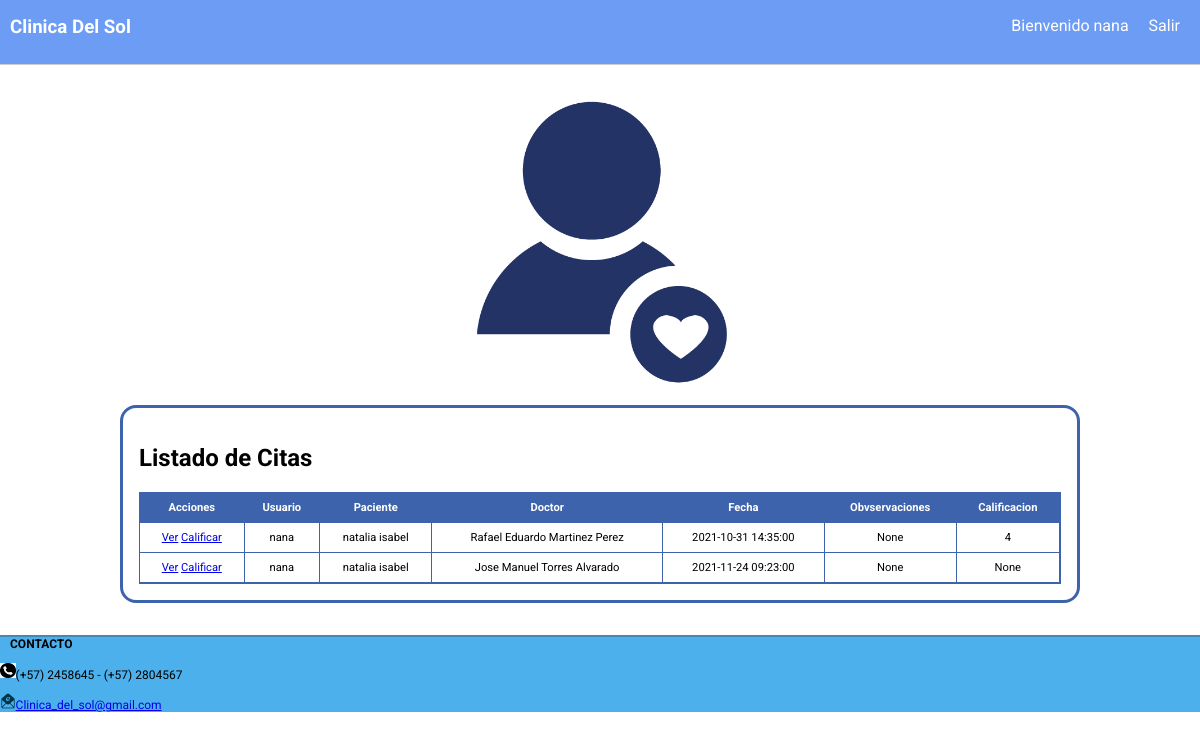
The app's page /sesion/usuario/ver_citas/ (signed in) with its own data.
### tables this page shows
CREATE TABLE citas (id INTEGER PRIMARY KEY AUTOINCREMENT NOT NULL, usuario CHAR (150) NOT NULL, paciente CHAR (100) NOT NULL, doctor CHAR (150) NOT NULL, fecha CHAR (500) NOT NULL UNIQUE, observaciones CHAR (150), calificacion CHAR (10));

### app.py (the view)
@app.route('/sesion/usuario/ver_citas/', methods=["GET"])
@login_required
def get_listado_mensajes():
    formulario = FormCitas(request.form)
    nombre_usuario = session.get('nombre_usuario')
    formulario.usuario.data = nombre_usuario
    objeto_cita = citas( formulario.usuario.data, None,None, None,None, None)
    if objeto_cita.listado():
        return render_template('lista_citas.html', lista=objeto_cita.listado(),aver=session.get('nombre_usuario'), form=FormCitas() )
    else:
         return render_template('paciente.html', mensaje="Aun no tiene citas programadas", aver=session.get('nombre_usuario'))

### app.py (called while the page is built)
def login_required(view):
    @functools.wraps(view)
    def wrapped_view(**kwargs):
        if g.user is None:
            return redirect( url_for('sesion') )
        return view(**kwargs)
    return wrapped_view

@app.before_request
def cargar_usuario_autenticado():
    nombre_usuario = session.get('nombre_usuario')
    if nombre_usuario is None:
        g.user = None
    else:
        g.user = paciente.cargar(nombre_usuario)

@app.before_request
def cargar_medico_autenticado():
    nombre_usuario = session.get('nombre_usuario')
    if nombre_usuario is None:
        g.medic = None
    else:
        g.medic = paciente.cargar2(nombre_usuario)

@app.before_request
def cargar_admin_autenticado():
    nombre_usuario = session.get('nombre_usuario')
    if nombre_usuario is None:
        g.admin = None
    else:
        g.admin = paciente.cargaradmin(nombre_usuario)

### db.py (called while the page is built)
def conectar():
    try:
        conn = sqlite3.connect('db/clinica.db')
        return conn
    except Error as err:
        print("Ocurrió un error al establecer la conexión: " + str(err))
        return None

def ejecutar_select(_sql, lista_pametros):
    try:
        conn = conectar()
        if conn:
            conn.row_factory = fabrica_diccionarios
            objeto_cursor = conn.cursor()
            if lista_pametros:
                objeto_cursor.execute(_sql, lista_pametros)
            else:
                objeto_cursor.execute(_sql)
            filas = objeto_cursor.fetchall()
            objeto_cursor.close()
            conn.close()
            return filas
        else:
            print("No se pudo establecer la conexión. Ver errores previos.")
            return None
    except Error as err:
        print("Ocurrió un error al intentar ejecutar el comando: " + _sql + " - " + str(err))
        return None

def fabrica_diccionarios(cursor, row):
    d = {}
    for idx, col in enumerate(cursor.description):
        d[col[0]] = row[idx]
    return d

### models.py (called while the page is built)
    @classmethod
    def cargar(cls, p_usuario):
        sql = "SELECT usuario, nombre, documento,correo FROM pacientes WHERE usuario = ?;"
        obj = db.ejecutar_select(sql, [p_usuario])
        if obj:
            if len(obj)>0:
                return cls(obj[0]["usuario"], obj[0]["nombre"],obj[0]["documento"], obj[0]["correo"], '******')
        return None

    def listado(self):
        sql = "SELECT * FROM citas  WHERE usuario = ?;"
        return db.ejecutar_select(sql, [self.usuario])

### templates/lista_citas.html
{% extends 'layout.html' %}
{% block contenido %}
<div class="formulario">
    <h2>Listado de Citas</h2>
    <table class="tabla">
        <tr>
            <th>Acciones</th>
            <th>Usuario</th>
            <th>Paciente</th>
            <th>Doctor</th>
            <th>Fecha</th>
            <th>Obvservaciones</th>
            <th>Calificacion</th>
        </tr>
        {% if lista %}
            {% for item in lista %}
                <tr>
                    <td>
                        <a href="{{ url_for('get_mensaje',fecha = item.fecha)}}">Ver</a>
                        <a href="{{ url_for('calificar_cita',  id_fecha = item.fecha) }}">Calificar</a>
                    </td>
                    <td>{{ item.usuario }}</td>
                    <td>{{ item.paciente }}</td>
                    <td>{{ item.doctor }}</td>
                    <td>{{ item.fecha }}</td>
                    <td>{{ item.observaciones }}</td>
                    <td>{{ item.calificacion }}</td>
                </tr>
            {% endfor %}
        {% else %}
                <tr>
                    <td colspan="5">No se encontraron citas en la base de datos</td>
                </tr>
        {% endif %}
    </table>
</div>
{% endblock %}

### static/css/estilos.css (style rules this page uses)
body { margin: 0px; font-family: 'Roboto', sans-serif; }
.formulario { border: 3px solid rgb(61, 99, 172); border-radius: 1rem; padding: 1rem; }
.formulario { border: 3px solid rgb(61, 99, 172); border-radius: 1rem; padding: 1rem }
.tabla { width: 100%; border: 1px solid rgb(61, 99, 172); font-size: 0.7rem; padding: 0px; border-spacing: 0px; }
.tabla th, .tabla td { border-right: 1px solid rgb(61, 99, 172); border-bottom: 1px solid rgb(61, 99, 172); padding: 0.5rem; text-align: center; vertical-align: middle; color: #000; }
.tabla th { background-color: rgb(61, 99, 172); color:white; }

### records on screen
citas: usuario "nana", paciente "natalia isabel", doctor "Rafael Eduardo Martinez Perez", fecha "2021-10-31 14:35:00", observaciones "None", calificacion "4"
citas: usuario "nana", paciente "natalia isabel", doctor "Jose Manuel Torres Alvarado", fecha "2021-11-24 09:23:00", observaciones "None", calificacion "None"

### other values on screen
{{ aver }} "nana"
